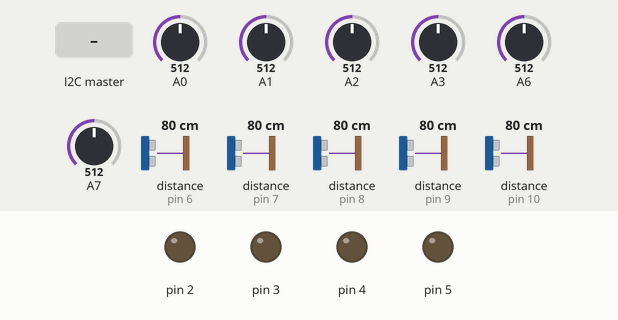
Bench run of a sketch on a simulated Arduino Mega 2560, built with avr-gcc and run on an emulated ATmega2560. Shown: output pins drawn as LEDs (lit = HIGH). The inputs (shaded band) are chosen by the test bench; at power-on: A0 = 512, A1 = 512, A2 = 512, A3 = 512, A6 = 512, A7 = 512, distance to the obstacle (sensors on pin 6, pin 7, pin 8, pin 9, pin 10) 80 cm. The echo pulse lasts 58.3 µs per cm; random numbers use the default seed unless the sketch sets one.

Above: at 1.2 s.
1.3 s: the I2C master sends the byte 1
At 2.0 s:
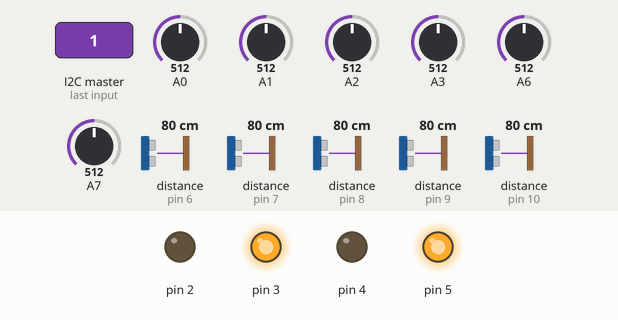
Timing chart, 0 to 4.3 s (numbered marks = the images above; inputs shaded):
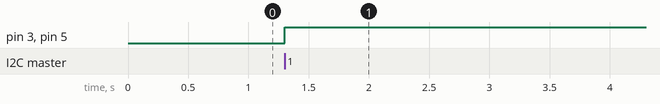

The sketch:

Motor.ino
```cpp
#include<Wire.h>
#include <NewPing.h>

#define SLAVE_ADDRESS 0x04
#define SPEED 255
#define TURN_SPEED 255
#define SONAR_NUM     5 // Number of sensors.
#define MAX_DISTANCE 200 // Maximum distance (in cm) to ping.
#define PING_INTERVAL 33 // Milliseconds between sensor pings (29ms is about the min to avoid cross-sensor echo).

unsigned long pingTimer[SONAR_NUM]; // Holds the times when the next ping should happen for each sensor.
unsigned int cm[SONAR_NUM];         // Where the ping distances are stored.
uint8_t currentSensor = 0;          // Keeps track of which sensor is active.

int command = -1;
int output[11];
int autoPilotMode = 0;
uint8_t outputUnmapped[24];
unsigned long currentTime;
unsigned long delayTime;
boolean obstacleFlag = false;
boolean obstacleArray[SONAR_NUM];
boolean obstacle;

NewPing sonar[SONAR_NUM] = {     // Sensor object array.
  NewPing(11, 6, MAX_DISTANCE), // Each sensor's trigger pin, echo pin, and max distance to ping.
  NewPing(12, 7, MAX_DISTANCE),
  NewPing(13, 8, MAX_DISTANCE),
  NewPing(0, 9, MAX_DISTANCE),
  NewPing(1, 10, MAX_DISTANCE)
};


void setup() {
  //Motors
  pinMode(2,OUTPUT);
  pinMode(3,OUTPUT);
  pinMode(4,OUTPUT);
  pinMode(5,OUTPUT);

  //LDR
  pinMode(A0, INPUT);
  pinMode(A1, INPUT);
  pinMode(A2, INPUT);
  pinMode(A3, INPUT);
  pinMode(A6, INPUT);
  pinMode(A7, INPUT);

  //Ultrasonic
  pingTimer[0] = millis() + 75;           // First ping starts at 75ms, gives time for the Arduino to chill before starting.
  for (uint8_t i = 1; i < SONAR_NUM; i++) // Set the starting time for each sensor.
    pingTimer[i] = pingTimer[i - 1] + PING_INTERVAL;

  //Serial Communications
  //Serial.begin(9600);
  Wire.begin(SLAVE_ADDRESS);
  Wire.onRequest(sendData);
  Wire.onReceive(receiveData);

}

void loop() {

  output[0] = analogRead(A0);
  output[1] = analogRead(A1);
  output[2] = analogRead(A2);
  output[3] = analogRead(A3);
  output[4] = analogRead(A6);
  output[5] = analogRead(A7);
  fetchUltrasonicValues();
  mapValues(output);
  checkForObstacles();

  if(autoPilotMode)
  {
    if(obstacleFlag)
    {
      if(millis() >= delayTime)
      {
        obstacleFlag = false;
        move(1);
      }
    }
    else{
      if(obstacle)
      {
         obstacleFlag = true;
        //Stop the bot and move back a few steps

        if(obstacleArray[0] == true || obstacleArray[1] == true){
          turn(1,2);
        }

        if(obstacleArray[3] == true || obstacleArray[4] == true){
          turn(2,2);
        }

        if(obstacleArray[2] == true){
          long direction = random(0,2);

          switch(direction)
            {
              case 0: turn(1,2);
                      break;
              case 1: turn(2,2);
                      break;
            }
        }

        delayTime = millis() + 1000;
      }

      else
      {
        move(1);
      }

    }
  }

}

void checkForObstacles(){

  obstacle = false;
  for(int q = 0; q < SONAR_NUM; ++q )
  {

      if(cm[q] > 2 && cm[q] < 10)
      {
        obstacleArray[q] = true;
        obstacle = true;
      }
      else
      {
        obstacleArray[q] = false;
      }


  }

}

void mapValues(int mapped[11]){

  int i = 0;
  int checksum = 0;
  for(int j=2; j<24; j=j+2)
  {

    outputUnmapped[j] = mapped[i] >> 8;
    checksum += outputUnmapped[j];
    outputUnmapped[j+1] = mapped[i] & 0xff;
    checksum += outputUnmapped[j+1];
    ++i;
   }
   outputUnmapped[0] = checksum >> 8;
   outputUnmapped[1] = checksum & 0xff;
 }

void fetchUltrasonicValues(){
 // Serial.println("in function");
  for (uint8_t i = 0; i < SONAR_NUM; i++) { // Loop through all the sensors.
   // Serial.println("in loop");
    if (millis() >= pingTimer[i]) {               // Is it this sensor's time to ping?
      pingTimer[i] += PING_INTERVAL * SONAR_NUM;  // Set next time this sensor will be pinged.
      if (i == 0 && currentSensor == SONAR_NUM - 1) oneSensorCycle(); // Sensor ping cycle complete, do something with the results.
      sonar[currentSensor].timer_stop();          // Make sure previous timer is canceled before starting a new ping (insurance).
      currentSensor = i;                          // Sensor being accessed.
      cm[currentSensor] = 0;                      // Make distance zero in case there's no ping echo for this sensor.
      sonar[currentSensor].ping_timer(echoCheck); // Do the ping (processing continues, interrupt will call echoCheck to look for echo).
    }
  }
}

void echoCheck() { // If ping received, set the sensor distance to array.
  if (sonar[currentSensor].check_timer())
    cm[currentSensor] = sonar[currentSensor].ping_result / US_ROUNDTRIP_CM;
}

void oneSensorCycle() { // Sensor ping cycle complete, do something with the results.
  // The following code would be replaced with your code that does something with the ping results.
  int k = 6;
  for (uint8_t i = 0; i < SONAR_NUM; i++) {
    output[k] = cm[i];
    ++k;
    //Serial.print(cm[i]);
    //Serial.print("  ");
  }
  //Serial.println();
}


void drive(int command)
{
  if(command == 1){
    move(1);

  }

  else if(command == 10){
    stop();
  }

  else if(command == 2)
  {
    turn(1,1);
  }

  else if(command == 3)
  {
    turn(2,1);
  }

  else if(command == 4){
     move(2);
  }

}

void move(int direction) {

  int inPin1 = LOW;
  int inPin2 = SPEED;

  if (direction == 1) {
    inPin1 = SPEED;
    inPin2 = LOW;
    }

    analogWrite(3, inPin1);
    digitalWrite(2,inPin2);
    analogWrite(5, inPin1);
    digitalWrite(4,inPin2);

}

void turn(int motor,int direction){

  int inPin1 = LOW;
  int inPin2 = TURN_SPEED;

  if (direction == 1) {
    inPin1 = TURN_SPEED;
    inPin2 = LOW;
    }


  if (motor == 1) {
    analogWrite(3, inPin1);
    digitalWrite(2, inPin2);
    digitalWrite(5, LOW);
    digitalWrite(4, LOW);

  }

  else{
    digitalWrite(3, LOW);
    digitalWrite(2, LOW);
    analogWrite(5, inPin1);
    digitalWrite(4, inPin2);
}
}

void stop() {
  Serial.println("stop");
  digitalWrite(2,LOW);
  digitalWrite(3,LOW);
  digitalWrite(4,LOW);
  digitalWrite(5,LOW);
}


void runMotors(int command)
{
   if (command == 5){
    autoPilotMode = !autoPilotMode;
    stop();
  }

 drive(command);

}

void sendData(){
  Wire.write(outputUnmapped,24);
}

void receiveData(int x) {
  while(Wire.available())
  {
    command = Wire.read();
    runMotors(command);

    Serial.println(command);
  }
}
```

Measured:
- after the input at 1.3 s, pin 3, pin 5: LOW → HIGH at once
